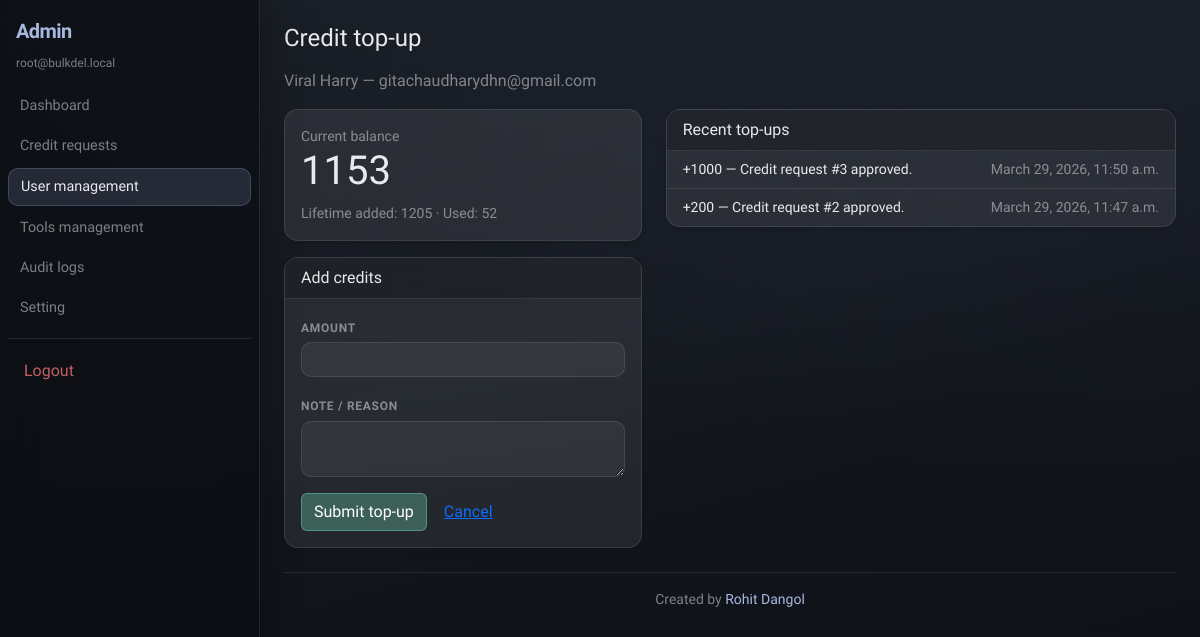
Page /admin-panel/users/5/topup/ (signed in) on the committed database.
### accounts/models.py (models this page shows, shortened)
class CustomUser(AbstractUser):
    username = None
    email = models.EmailField("email address", unique=True)
    full_name = models.CharField(max_length=255)
    role = models.CharField(
        max_length=20,
        choices=[("user", "User"), ("admin", "Admin")],
        default="user",
    )
    deleted_at = models.DateTimeField(null=True, blank=True)
    objects = CustomUserManager()
    USERNAME_FIELD = "email"
    REQUIRED_FIELDS = ["full_name"]
    class Meta:
        db_table = "accounts_user"
        ordering = ["-date_joined"]
    @property
    def is_admin_role(self) -> bool:
        return self.role == "admin"

### billing/models.py (models this page shows, shortened)
class CreditWallet(models.Model):
    user = models.OneToOneField(
        settings.AUTH_USER_MODEL,
        on_delete=models.PROTECT,
        related_name="credit_wallet",
    )
    balance = models.PositiveIntegerField(default=0)
    lifetime_added = models.PositiveIntegerField(default=0)
    lifetime_used = models.PositiveIntegerField(default=0)
    updated_at = models.DateTimeField(auto_now=True)
    class Meta:
        db_table = "billing_creditwallet"

class CreditTransaction(models.Model):
    class TransactionType(models.TextChoices):
        SIGNUP_BONUS = "signup_bonus", "Signup bonus"
        TOPUP = "topup", "Top-up"
        USAGE = "usage", "Usage"
        REFUND = "refund", "Refund"
        ADJUSTMENT = "adjustment", "Adjustment"
    user = models.ForeignKey(
        settings.AUTH_USER_MODEL,
        on_delete=models.PROTECT,
        related_name="credit_transactions",
    )
    transaction_type = models.CharField(
        max_length=32,
        choices=TransactionType.choices,
    )
    amount = models.IntegerField(
        help_text="Positive for credit added, negative for usage.",
    )
    balance_before = models.PositiveIntegerField()
    balance_after = models.PositiveIntegerField()
    note = models.TextField(blank=True)
    created_by = models.ForeignKey(
        settings.AUTH_USER_MODEL,
        on_delete=models.SET_NULL,
        null=True,
        blank=True,
        related_name="credit_transactions_created",
    )
    created_at = models.DateTimeField(auto_now_add=True)
    class Meta:
        db_table = "billing_credittransaction"
        ordering = ["-created_at"]

### adminpanel/views.py (the view, shortened to what this page needs)
# urls.py: path("users/<int:pk>/topup/", views.user_topup, name="user_topup"),
@login_required
@admin_role_required
def user_topup(request, pk):
    user = get_object_or_404(CustomUser, pk=pk, deleted_at__isnull=True)
    get_or_create_wallet(user)
    wallet = user.credit_wallet
    recent = CreditTransaction.objects.filter(
        user=user,
        transaction_type=CreditTransaction.TransactionType.TOPUP,
    )[:10]
    return render(
        request,
        "adminpanel/user_topup.html",
        {"u": user, "wallet": wallet, "recent_topups": recent},
    )

### billing/services.py (called while the page is built)
def get_or_create_wallet(user):
    wallet, _ = CreditWallet.objects.get_or_create(user=user)
    return wallet

### core/context_processors.py (called while the page is built, shortened)
def _nav_section(path: str) -> str:
    if path.startswith("/tools"):
        return "tools"
    if path.startswith("/channels"):
        return "channel"
    if path.startswith("/billing"):
        return "billing"
    if path.startswith("/settings"):
        return "settings"
    if path.startswith("/dashboard"):
        return "dashboard"
    return "dashboard"

def _admin_nav_section(path: str) -> str:
    if path.startswith("/admin-panel/credit-requests"):
        return "credit_requests"
    if path.startswith("/admin-panel/users"):
        return "users"

def navigation(request):
    user = getattr(request, "user", None)
    path = getattr(request, "path_info", "") or ""
    is_admin = bool(
        user and user.is_authenticated and getattr(user, "is_admin_role", False)
    )
    show_user_sidenav = bool(
        user and user.is_authenticated and not is_admin
    )
    return {
        "nav_is_admin": is_admin,
        "nav_user_sidenav": show_user_sidenav,
        "nav_section": _nav_section(path),
        "nav_admin_section": _admin_nav_section(path) if is_admin else "",
    }

### templates/adminpanel/user_topup.html (shortened to what this page needs)
{% extends "base.html" %}
{% block content %}
<h1 class="h4 mb-3">Credit top-up</h1>
<p class="text-muted">{{ u.full_name }} — {{ u.email }}</p>
<div class="row g-4">
  <div class="col-md-5">
    <div class="card shadow-sm mb-3">
      <div class="card-body">
        <div class="text-muted small">Current balance</div>
        <div class="display-6">{{ wallet.balance }}</div>
        <div class="small text-muted mt-2">Lifetime added: {{ wallet.lifetime_added }} · Used: {{ wallet.lifetime_used }}</div>
      </div>
    </div>
    <div class="card shadow-sm">
      <div class="card-header">Add credits</div>
      <div class="card-body">
        <form method="post">
          <div class="mb-3">
            <label class="form-label">Amount</label>
            <input type="number" name="amount" class="form-control" min="1" required>
          </div>
          <div class="mb-3">
            <label class="form-label">Note / reason</label>
            <textarea name="note" class="form-control" rows="2"></textarea>
          </div>
          <button type="submit" class="btn btn-success">Submit top-up</button>
          <a class="btn btn-link" href="{% url 'adminpanel:user_detail' u.pk %}">Cancel</a>
        </form>
      </div>
    </div>
  </div>
  <div class="col-md-7">
    <div class="card shadow-sm">
      <div class="card-header">Recent top-ups</div>
      <ul class="list-group list-group-flush">
        {% for t in recent_topups %}
          <li class="list-group-item d-flex justify-content-between small">
            <span>+{{ t.amount }} — {{ t.note|truncatechars:40 }}</span>
            <span class="text-muted">{{ t.created_at }}</span>
          </li>
        {% empty %}
          <li class="list-group-item text-muted">None yet.</li>
        {% endfor %}
      </ul>
    </div>
  </div>
</div>
{% endblock %}

### templates/base.html (shortened to what this page needs)
{% load static %}
<!DOCTYPE html>
<html lang="en">
<head>
  <link href="https://cdn.jsdelivr.net/npm/bootstrap@5.3.3/dist/css/bootstrap.min.css" rel="stylesheet">
  <link rel="stylesheet" href="{% static 'css/app.css' %}">
</head>
<body class="{% if user.is_authenticated %}{% if nav_user_sidenav or nav_is_admin %}glass-app {% endif %}{% endif %}bg-light">
{% if user.is_authenticated and nav_user_sidenav %}
<div class="d-flex flex-column min-vh-100">
  <header class="d-md-none glass-mobile-header px-3 py-2 d-flex align-items-center justify-content-between">
    <a class="text-decoration-none brand-mark" href="{% url 'core:dashboard' %}">BulkGame</a>
    <button class="btn btn-glass btn-sm" type="button" data-bs-toggle="offcanvas" data-bs-target="#userSidenavOffcanvas" aria-controls="userSidenavOffcanvas">Menu</button>
  </header>
  <div class="d-flex flex-grow-1 min-vh-0">
    <aside class="app-sidenav-aside d-none d-md-flex flex-column glass-sidenav py-3">
      <a class="text-decoration-none px-3 mb-2 brand-mark fs-5" href="{% url 'core:dashboard' %}">BulkGame</a>
      <div class="brand-subtle px-3 mb-3 text-truncate" title="{{ user.email }}">{{ user.email }}</div>
      {% include "includes/user_sidenav_links.html" %}
    </aside>
    <div class="offcanvas offcanvas-start d-md-none glass-offcanvas" tabindex="-1" id="userSidenavOffcanvas" aria-labelledby="userSidenavLabel">
      <div class="offcanvas-header border-bottom border-secondary border-opacity-25">
        <div>
          <div class="brand-mark" id="userSidenavLabel">BulkGame</div>
          <div class="brand-subtle text-truncate" style="max-width: 200px;">{{ user.email }}</div>
        </div>
        <button type="button" class="btn-close" data-bs-dismiss="offcanvas" aria-label="Close"></button>
      </div>
      <div class="offcanvas-body pt-3">
        {% include "includes/user_sidenav_links.html" %}
      </div>
    </div>
    <div class="flex-grow-1 overflow-auto">
      <div class="p-3 p-md-4 app-max">
{% elif user.is_authenticated and nav_is_admin %}
<div class="d-flex flex-column min-vh-100">
  <div class="d-flex flex-grow-1 min-vh-0">
    <aside class="app-sidenav-aside d-none d-md-flex flex-column glass-sidenav py-3">
      <a class="text-decoration-none px-3 mb-2 brand-mark fs-5" href="{% url 'adminpanel:dashboard' %}">Admin</a>
      <div class="brand-subtle px-3 mb-3 text-truncate" title="{{ user.email }}">{{ user.email }}</div>
      {% include "includes/admin_sidenav_links.html" %}
    </aside>
    <div class="flex-grow-1 overflow-auto">
      <div class="p-3 p-md-4 app-max">
{% endif %}
        {% block content %}{% endblock %}
        {% include "includes/site_footer.html" %}
{% if user.is_authenticated and nav_user_sidenav %}
      </div>
    </div>
  </div>
</div>
{% elif user.is_authenticated and nav_is_admin %}
      </div>
    </div>
  </div>
</div>
{% else %}
  </main>
{% endif %}
</body>
</html>

### static/css/app.css (style rules this page uses)
:root { --app-max-width: 1080px; --bd-bg0: #0b0e12; --bd-bg1: #12161d; --bd-bg2: #0e1117; --glass-bg: rgba(255, 255, 255, 0.045); --glass-bg-strong: rgba(255, 255, 255, 0.08); --glass-border: rgba(255, 255, 255, 0.1); --glass-border-soft: rgba(255, 255, 255, 0.06); --text: rgba(245, 246, 250, 0.94); --text-muted: rgba(245, 246, 250, 0.48); --accent: #8b9dc9; --accent-2: #a8b8e0; --danger: #e07070; --success: #6bc9a8; --radius: 14px; --radius-sm: 10px; --shadow: 0 12px 40px rgba(0, 0, 0, 0.45); }
body.glass-app { font-family: "Plus Jakarta Sans", system-ui, -apple-system, sans-serif; background: radial-gradient(1200px 600px at 20% -10%, rgba(139, 157, 201, 0.12), transparent), radial-gradient(900px 500px at 100% 0%, rgba(108, 130, 180, 0.08), transparent), linear-gradient(165deg, var(--bd-bg0), var(--bd-bg1) 45%, var(--bd-bg2)); background-attachment: fixed; color: var(--text); min-height: 100vh; }
body.glass-app.bg-light { background: radial-gradient(1200px 600px at 20% -10%, rgba(139, 157, 201, 0.12), transparent), radial-gradient(900px 500px at 100% 0%, rgba(108, 130, 180, 0.08), transparent), linear-gradient(165deg, var(--bd-bg0), var(--bd-bg1) 45%, var(--bd-bg2)) !important; }
.app-max { max-width: var(--app-max-width); margin-left: auto; margin-right: auto; width: 100%; }
.glass-sidenav { background: rgba(8, 10, 14, 0.55); backdrop-filter: blur(20px); -webkit-backdrop-filter: blur(20px); border-right: 1px solid var(--glass-border) !important; box-shadow: 8px 0 32px rgba(0, 0, 0, 0.25); }
body.glass-app .form-select, body.glass-app .form-control { background: rgba(255, 255, 255, 0.05); border: 1px solid var(--glass-border); color: var(--text); border-radius: var(--radius-sm); font-size: 0.875rem; }
body.glass-app .form-label { color: var(--text-muted); font-size: 0.75rem; text-transform: uppercase; letter-spacing: 0.06em; font-weight: 600; margin-bottom: 0.35rem; }
.brand-mark { color: var(--accent-2); font-weight: 700; letter-spacing: -0.03em; }
.brand-subtle { color: var(--text-muted); font-size: 0.75rem; }
body.glass-app .text-muted { color: var(--text-muted) !important; }
body.glass-app .card { background: var(--glass-bg-strong); border: 1px solid var(--glass-border); color: var(--text); border-radius: var(--radius); box-shadow: var(--shadow); }
body.glass-app .card-header { background: rgba(0, 0, 0, 0.22); border-bottom: 1px solid var(--glass-border); color: var(--text); }
body.glass-app .card-body { background: transparent; color: var(--text); }
body.glass-app textarea.form-control, body.glass-app textarea.form-control:focus { background: rgba(255, 255, 255, 0.06); color: var(--text); border-color: var(--glass-border); }
body.glass-app input.form-control:not([type="checkbox"]):not([type="radio"]), body.glass-app input.form-control:focus { background: rgba(255, 255, 255, 0.06); color: var(--text); border-color: var(--glass-border); }
body.glass-app input::placeholder, body.glass-app textarea::placeholder { color: rgba(245, 246, 250, 0.38); }
body.glass-app .btn-success { background: rgba(107, 201, 168, 0.35); border-color: rgba(107, 201, 168, 0.5); color: #fff; }
body.glass-app .list-group-item { background: transparent; color: var(--text); border-color: var(--glass-border); }

### templates/base.html (style rules this page uses)
.app-sidenav-aside { width: 260px; min-width: 260px; }

### rows in the picture
CustomUser: email "root@bulkdel.local"
CustomUser: full_name "Viral Harry", email "gitachaudharydhn@gmail.com"
CreditWallet: balance "1153", lifetime_added "1205", lifetime_used "52"
CreditTransaction: amount "1000", note "Credit request #3 approved.", created_at "March 29, 2026, 11:50 a.m."
CreditTransaction: amount "200", note "Credit request #2 approved.", created_at "March 29, 2026, 11:47 a.m."
